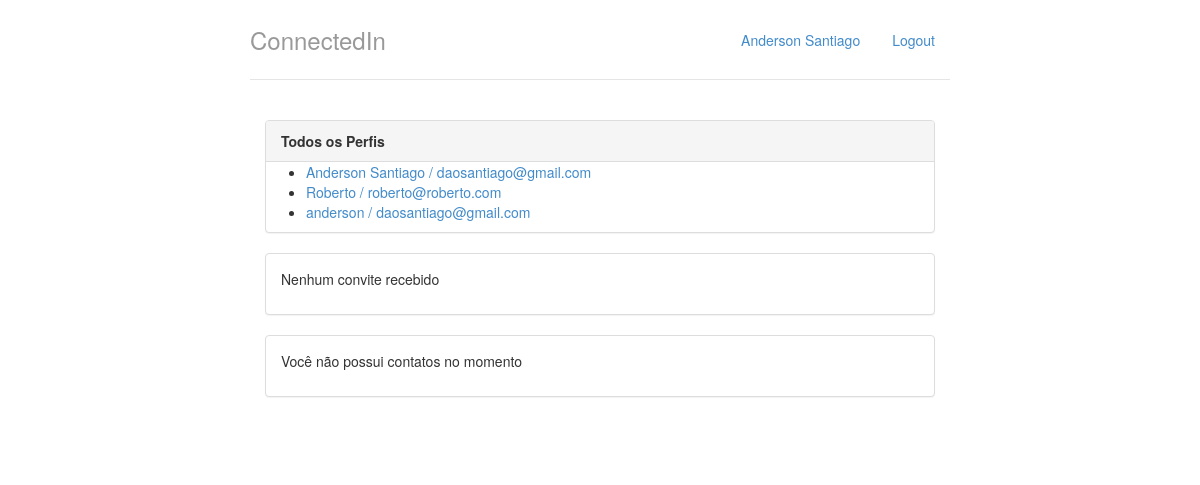
The app's page / (signed in) with its own data.
### perfis/models.py (models this page shows, shortened)
class Perfil(models.Model):
    nome = models.CharField(max_length=255, null = False)
    telefone = models.CharField(max_length = 15, null=False)
    empresa = models.CharField(max_length=255,null = False)
    contatos = models.ManyToManyField('self')
    usuario = models.OneToOneField(User, related_name='perfil')
    @property
    def email(self):
        return self.usuario.email

### perfis/views.py (the view)
# urls.py: url(r'^$', views.index, name='index'),
@login_required
def index(request):
    return render(request, 'index.html', {'perfis': Perfil.objects.all(), 'perfil_logado': get_perfil_logado(request)})

### perfis/views.py (called while the page is built)
@login_required
def get_perfil_logado(request):
    return request.user.perfil

### perfis/templates/index.html
{%extends "base.html"%}
{% block body %}
<div class="col-lg-12">
    <div class="panel panel-default">
        <div class="panel-heading">
            <strong>Todos os Perfis</strong>
        </div>
            {% if perfis %}
        <ul>
            {% for perfil in perfis %}
            <li>
                <a href="{% url 'exibir' perfil.id%}">{{perfil.nome}} / {{perfil.email}}</a>
            </li>
           {% endfor %}
        </ul>
        {% else %}
        <p>Nenhum Perfil encontrado</p>
        {% endif %}
    </div>
    <div class="panel panel-default">
        {% with total_de_convites=perfil_logado.convites_recebidos.count %}
            {% if total_de_convites     %}
                <div class="panel-heading">
                    <strong>Você tem {{ total_de_convites}}
                    convite{{ total_de_convites|pluralize }} aguardando aprovação</strong>
                </div>
            <ul class="list-group">
                {% for convite in perfil_logado.convites_recebidos.all %}
                    <li class="list-group-item">
                        {{ convite.solicitante.nome }}
                        <a href="{% url 'aceitar' convite.id %}" class="pull-right">Aceitar</a>
                    </li>
                {%endfor%}
            </ul>
            {% else %}
            <div class="panel-body">
                <p>Nenhum convite recebido</p>
            </div>
            {%endif%}
        {% endwith %}
    </div>
    <div class="panel panel-default">
        {% with total_de_contatos=perfil_logado.contatos.count %}
            {% if total_de_contatos     %}
                <div class="panel-heading">
                    <strong>Você tem {{ total_de_contatos}}
                    contato{{ total_de_contatos|pluralize }} adicionados</strong>
                </div>
            <ul class="list-group">
                {% for contato in perfil_logado.contatos.all %}
                    <li class="list-group-item">
                        <a href="{% url 'exibir' contato.id %}">{{contato.nome}}</a>
                    </li>
                {%endfor%}
            </ul>
            {% else %}
            <div class="panel-body">
                <p>Você não possui contatos no momento</p>
            </div>
            {%endif%}
        {% endwith %}
    </div>
</div>
{% endblock %}

### perfis/templates/base.html (shortened to what this page needs)
{% load staticfiles %}
<!DOCTYPE html>
<html lang="py-br">
<head>
    <link rel="stylesheet" href="{% static "styles/bootstrap.css" %}">
    <link rel="stylesheet" href="{% static "styles/main.css" %}">
</head>
<body>
    <div class="container">
        <div class="header">
            <ul class = "nav nav-pills pull-right">
                <li><a href="{%url 'index'%}">{{perfil_logado.nome}}</a></li>
                <li><a href="/logout/">Logout</a></li>
            </ul>
            <h3 class="text-muted">ConnectedIn</h3>
        </div>
        <div class="row content">
            {% block body%}
            {% endblock %}
        </div>
    </div>
</body>
</html>

### perfis/static/styles/main.css (style rules this page uses)
body { padding-top: 20px; padding-bottom: 20px; }
.header, .content, .footer { padding-left: 15px; padding-right: 15px; }
.header { border-bottom: 1px solid #e5e5e5; }
.header h3 { margin-top: 0; margin-bottom: 0; line-height: 40px; padding-bottom: 19px; }
@media (min-width: 768px) { .container { max-width: 730px; } }
.content { margin: 40px 0; }
@media screen and (min-width: 768px) { .header, .content, .footer { padding-left: 0; padding-right: 0; } }
@media screen and (min-width: 768px) { .header { margin-bottom: 30px; } }

### records on screen
Perfil: nome "Anderson Santiago", email "daosantiago@gmail.com"
Perfil: nome "Roberto", email "roberto@roberto.com"
Perfil: nome "anderson", email "daosantiago@gmail.com"
